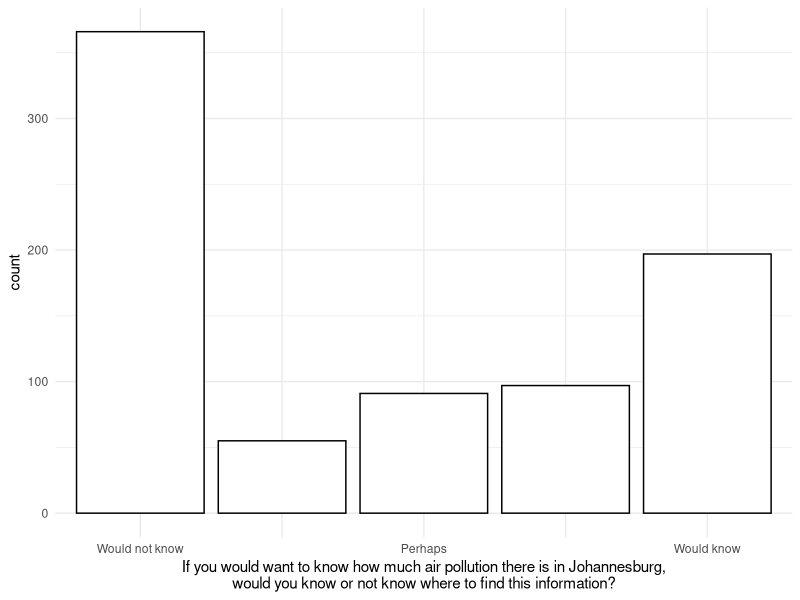
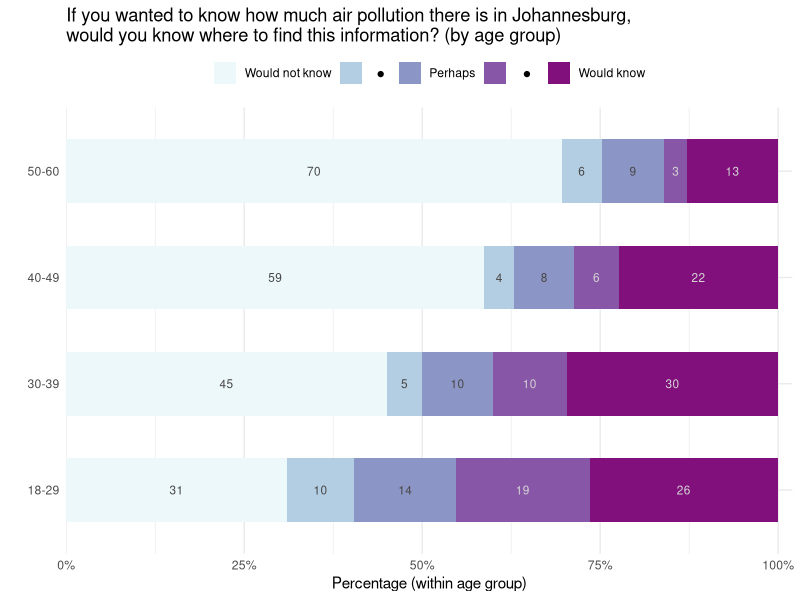
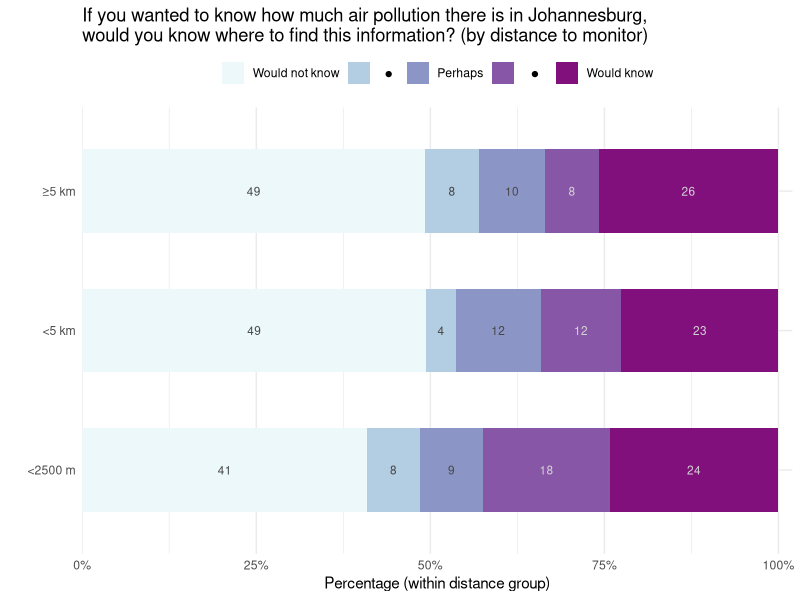
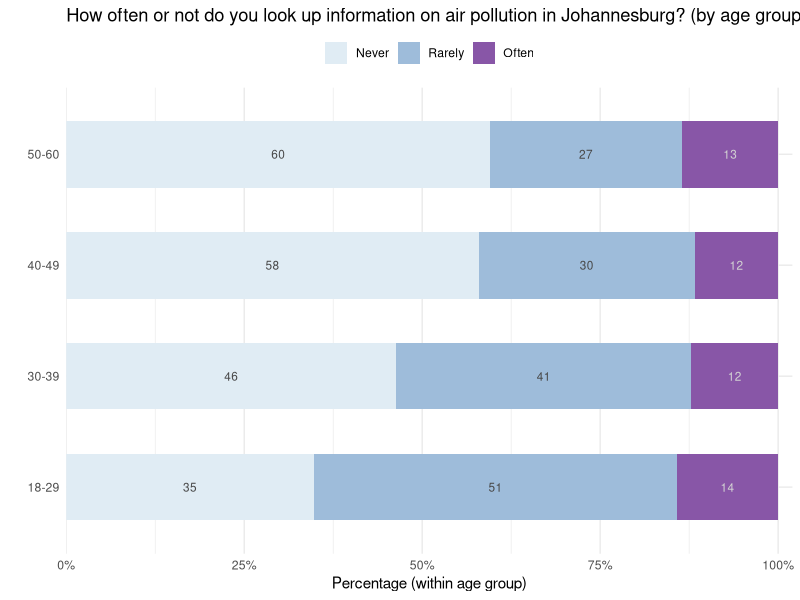
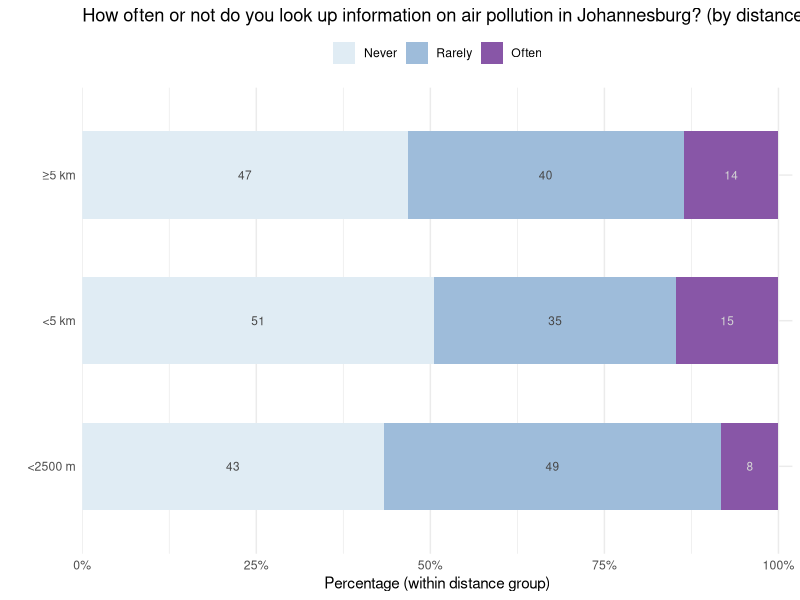
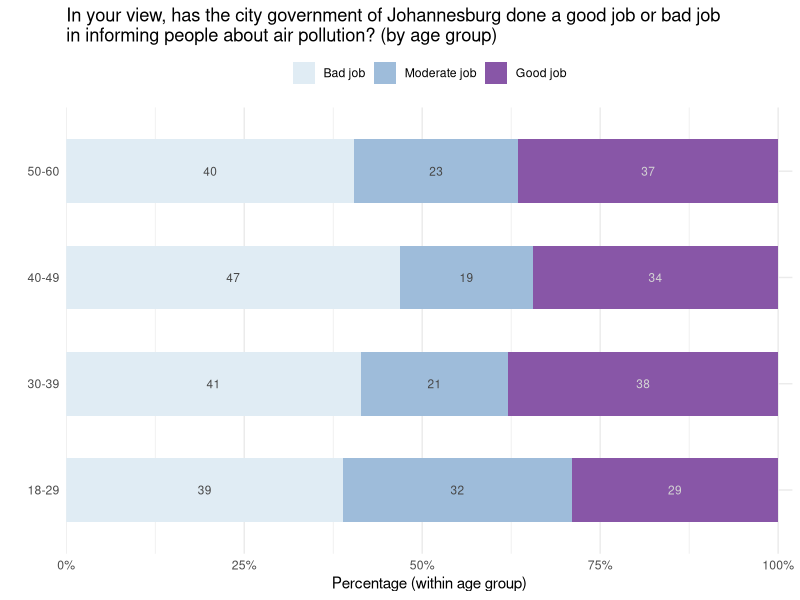
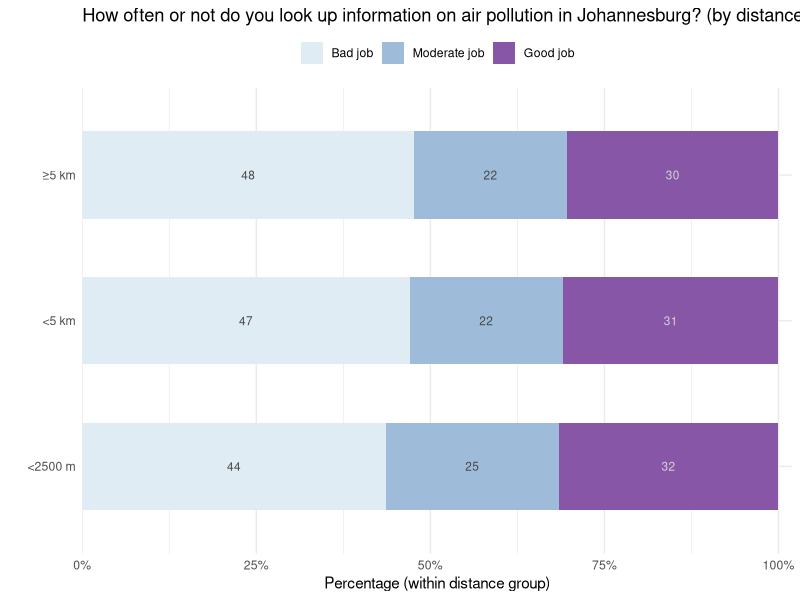
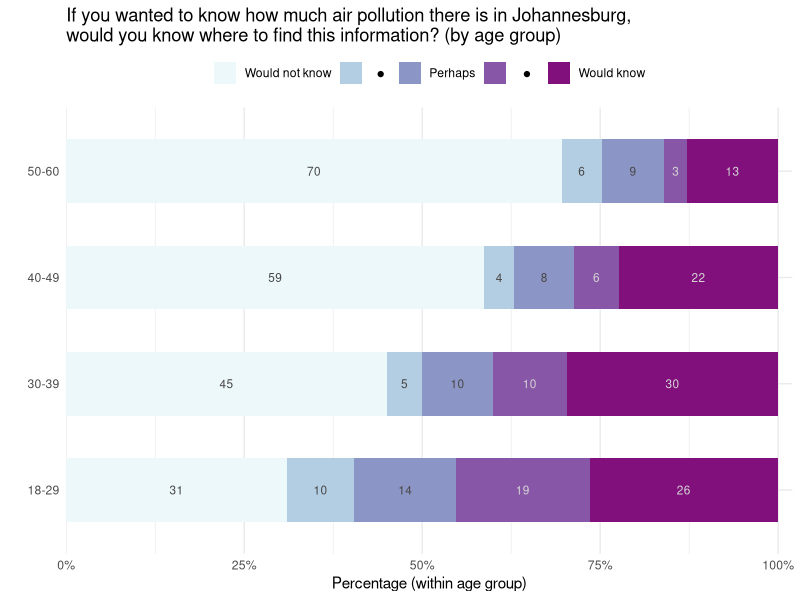

Here is the R script that generated these plots, in order:
## ---- chunk 1

# ## clean environment
# # rm(list = ls())
# 
# # Define which packages needed for analyses
# p_needed <-
#   c("tidyverse", "RColorBrewer", "scales")
# 
# # Check which packages are already installed on your computer
# packages <- rownames(installed.packages())
# 
# # Check which packages are not installed
# p_to_install <- p_needed[!(p_needed %in% packages)]
# 
# if (length(p_to_install) > 0) {
#   install.packages(p_to_install)
# }
# sapply(p_needed, require, character.only = TRUE)
# # 
# ## For replicability: session information 
# session_info <- print(sessionInfo())

library(tidyverse)
library(RColorBrewer)
library(scales)

## For replicability: session information 
session_info <- print(sessionInfo())

## ---- chunk 2
"%ni%" = Negate("%in%")

set.seed(123)

dataJoburg <- read.csv("data/data_joh_person_anon.csv")

## ---- chunk 3
# filter out straightlining for the policies "On days where air pollution is high..."

# Identify columns starting with "AM_GovAction_S"
gov_cols <- grep("^AM_GovAction_S", names(dataJoburg), value = TRUE)

# Calculate the row-wise standard deviation for these columns and filter out straightliners
dataJoburgFilter <- dataJoburg %>%
  mutate(gov_sd = apply(select(., all_of(gov_cols)), 1, sd, na.rm = TRUE)) %>%
  filter(gov_sd != 0) %>%
  select(-gov_sd)

# filter out sl for the effect of more monitoring "More measurements would..."

# Identify columns starting with "AM_effect"
effect_cols <- grep("^AM_effect", names(dataJoburg), value = TRUE)

# Calculate the row-wise standard deviation for these columns and filter out straightliners
dataJoburgFilter2 <- dataJoburgFilter %>%
  mutate(effect_sd = apply(select(., all_of(effect_cols)), 1, sd, na.rm = TRUE)) %>%
  filter(effect_sd != 0) %>%
  select(-effect_sd)

dataJoburg <- dataJoburgFilter2

dataJoburg <- subset(dataJoburg, quota_gender.0 %in% c(1,2))
dataJoburg <- subset(dataJoburg, !is.na(quota_gender.0))

dataJoburg$gender <- ifelse(dataJoburg$quota_gender.0 == 1, "male",
                            "female")

# add distance to nearest monitor
distances <- read.csv("revisions/distanceToAQM.csv")

dataJoburg <- merge(dataJoburg, distances, by.x = "X", by.y = "idQualtrix", all.x = T)

## ---- chunk 4

dataJoburg <- dataJoburg %>%
  mutate(AM_Knowlg_1F = factor(recode(AM_Knowlg_1,
                                  `1` = "Would not know",
                                  `2` = " ",
                                  `3` = "Perhaps",
                                  `4` = "  ",
                                  `5` = "Would know"),
                               levels = c("Would not know", " ", "Perhaps", "  ", "Would know"),
                               ordered = TRUE))

dataJoburg$age_group_cat <- ifelse(dataJoburg$quota_age_ == "1", "18-29",
                                 ifelse(dataJoburg$quota_age_ == "2", "30-39",
                                        ifelse(dataJoburg$quota_age_ == "3", "40-49",
                                               ifelse(dataJoburg$quota_age_ == "4", "50-60", NA))))

dataJoburg %>%
  filter(!is.na(AM_Knowlg_1F)) %>%
  ggplot(aes(x = AM_Knowlg_1F))+
  labs(x = "If you would want to know how much air pollution there is in Johannesburg,\nwould you know or not know where to find this information?")+
  geom_histogram(stat = "count", binwidth = 1, col = "black", fill = "white")+
  theme_minimal()


### horizontal, nicer looking graphs for first descriptive questions

## summarise
# 1) counts + within-age percentages
knowledge <- dataJoburg %>%
  filter(!is.na(AM_Knowlg_1), !is.na(age_group_cat)) %>% 
  group_by(age_group_cat, AM_Knowlg_1) %>%
  summarise(count = n(), .groups = "drop_last") %>%
  group_by(age_group_cat) %>%
  mutate(
    share = count / sum(count),
    label = round(share * 100)
  ) %>%
  ungroup()

# 2) text color per response category
knowledge <- knowledge %>%
  mutate(
    text_color = case_when(
      AM_Knowlg_1 %in% c("5", "4") ~ "lightgrey",
      TRUE                        ~ "grey28"
    )
  )

# 3) ordered/relabeled factor for plotting
knowledge <- knowledge %>%
  mutate(
    AM_Knowlg_1_cat = factor(
      AM_Knowlg_1,
      levels = c("5", "4", "3", "2", "1"),
      labels = c("Would know", "   ●   ", "Perhaps", "  ●  ", "Would not know"),
      ordered = TRUE
    )
  )

# 4) plot: 100% stacked bars per age group
p1 <- ggplot(knowledge, aes(x = age_group_cat, y = share, fill = AM_Knowlg_1_cat)) +
  geom_col(width = 0.6) +
  geom_text(
    aes(
      # show %; or keep `label` if you prefer integers
      label = paste0(round(share * 100)),
      group = AM_Knowlg_1_cat,   # <- key: align text with the stacked groups
      color = text_color
    ),
    position = position_stack(vjust = 0.5),
    size = 3,
    na.rm = TRUE
  ) +
  scale_color_identity() +
  coord_flip() +
  scale_y_continuous(
    labels = scales::percent_format(accuracy = 1),
    expand = expansion(mult = c(0, 0.02))
  ) +
  scale_fill_manual(
    values = RColorBrewer::brewer.pal(5, "BuPu"),
    limits = rev(c("Would know", "   ●   ", "Perhaps", "  ●  ", "Would not know"))
  ) +
  labs(
    x = "",
    y = "Percentage (within age group)",
    fill = "Response",
    title = "If you wanted to know how much air pollution there is in Johannesburg,\nwould you know where to find this information? (by age group)"
  ) +
  theme_minimal() +
  theme(
    legend.position = "top",
    legend.title = element_blank()
  )

p1

ggsave(plot = p1, filename = paste("revisions/plots/knowledgeAge.png", sep = ""),
       dpi=600, width = 18, height = 10, units='cm')

lm(AM_Knowlg_1~quota_age_ + quota_education + gender + distanceNearestM, data = dataJoburg) %>% summary(.)

## ---- chunk 5

dataJoburg <- dataJoburg %>%
  mutate(
    distance_group = case_when(
      distanceNearestM < 2500              ~ "<2500 m",
      distanceNearestM < 5000 & distanceNearestM > 2500              ~ "<5 km",
      distanceNearestM >= 5000             ~ "≥5 km",
      TRUE                         ~ NA_character_
    ),
    distance_group = factor(distance_group, levels = c("<2500 m", "<5 km","≥5 km"), ordered = TRUE)
  )

# 1) counts + within-distance percentages
knowledge <- dataJoburg %>%
  filter(!is.na(AM_Knowlg_1), !is.na(distance_group)) %>% 
  group_by(distance_group, AM_Knowlg_1) %>%
  summarise(count = n(), .groups = "drop_last") %>%
  group_by(distance_group) %>%
  mutate(
    share = count / sum(count),
    label = round(share * 100)
  ) %>%
  ungroup()

# 2) text color per response category
knowledge <- knowledge %>%
  mutate(
    text_color = case_when(
      AM_Knowlg_1 %in% c("5", "4") ~ "lightgrey",
      TRUE                         ~ "grey28"
    ),
    # 3) ordered/relabeled factor for plotting
    AM_Knowlg_1_cat = factor(
      AM_Knowlg_1,
      levels = c("5", "4", "3", "2", "1"),
      labels = c("Would know", "   ●   ", "Perhaps", "  ●  ", "Would not know"),
      ordered = TRUE
    )
  )

# 4) plot: 100% stacked bars by distance group
pDis <- ggplot(knowledge, aes(x = distance_group, y = share, fill = AM_Knowlg_1_cat)) +
  geom_col(width = 0.6) +
  geom_text(
    aes(
      label = label,                 # or paste0(label, "%")
      group = AM_Knowlg_1_cat,       # align labels with stacks
      color = text_color
    ),
    position = position_stack(vjust = 0.5),
    size = 3, na.rm = TRUE
  ) +
  scale_color_identity() +
  coord_flip() +
  scale_y_continuous(
    labels = percent_format(accuracy = 1),
    expand = expansion(mult = c(0, 0.02))
  ) +
  scale_fill_manual(
    values = RColorBrewer::brewer.pal(5, "BuPu"),
    limits = rev(c("Would know", "   ●   ", "Perhaps", "  ●  ", "Would not know"))
  ) +
  labs(
    x = "",
    y = "Percentage (within distance group)",
    fill = "Response",
    title = "If you wanted to know how much air pollution there is in Johannesburg,\nwould you know where to find this information? (by distance to monitor)"
  ) +
  theme_minimal() +
  theme(
    legend.position = "top",
    legend.title = element_blank()
  )

pDis

ggsave(plot = pDis, filename = paste("revisions/plots/knowledgeDistance.png", sep = ""),
       dpi=600, width = 18, height = 10, units='cm')


## ---- chunk 6

# 1) counts + within-age percentages
freqJ <- dataJoburg %>%
  filter(!is.na(AM_Freq), !is.na(age_group_cat)) %>% 
  group_by(age_group_cat, AM_Freq) %>%
  summarise(count = n(), .groups = "drop_last") %>%
  group_by(age_group_cat) %>%
  mutate(
    share = count / sum(count),
    label = round(share * 100)
  ) %>%
  ungroup() %>%
  # 2) text color per response category
  mutate(
    text_color = case_when(
      AM_Freq %in% c("3") ~ "lightgrey",  # light text for darkest fill
      TRUE                ~ "grey28"
    ),
    # 3) ordered/relabeled factor for plotting
    AM_Freq_cat = factor(
      AM_Freq,
      levels = c("3", "2", "1"),
      labels = c("Often", "Rarely", "Never"),
      ordered = TRUE
    )
  )

# 4) plot: 100% stacked bars per age group
p2 <- ggplot(freqJ, aes(x = age_group_cat, y = share, fill = AM_Freq_cat)) +
  geom_col(width = 0.6) +
  geom_text(
    aes(
      label = label,              # or paste0(label, "%") if you want the % sign
      group = AM_Freq_cat,        # <- keeps labels centered in their stack
      color = text_color
    ),
    position = position_stack(vjust = 0.5),
    size = 3,
    na.rm = TRUE
  ) +
  scale_color_identity() +
  coord_flip() +
  scale_y_continuous(
    labels = percent_format(accuracy = 1),
    expand = expansion(mult = c(0, 0.02))
  ) +
  scale_fill_manual(
    values = brewer.pal(3, "BuPu"),
    limits = rev(c("Often", "Rarely", "Never"))
  ) +
  labs(
    x = "",
    y = "Percentage (within age group)",
    fill = "Response",
    title = "How often or not do you look up information on air pollution in Johannesburg? (by age group)"
  ) +
  theme_minimal() +
  theme(
    legend.position = "top",
    legend.title = element_blank()
  )

p2

lm(AM_Freq~quota_age_ + quota_education + gender + distanceNearestM, data = dataJoburg) %>% summary(.)

ggsave(plot = p2, filename = paste("revisions/plots/frequencyAge.png", sep = ""),
       dpi=600, width = 18, height = 10, units='cm')

## ---- chunk 7

dataJoburg <- dataJoburg %>%
  mutate(
    distance_group = case_when(
      distanceNearestM < 2500              ~ "<2500 m",
      distanceNearestM < 5000 & distanceNearestM > 2500              ~ "<5 km",
      distanceNearestM >= 5000             ~ "≥5 km",
      TRUE                         ~ NA_character_
    ),
    distance_group = factor(distance_group, levels = c("<2500 m", "<5 km","≥5 km"), ordered = TRUE)
  )

freqJ <- dataJoburg %>%
  filter(!is.na(AM_Freq), !is.na(distance_group)) %>% 
  group_by(distance_group, AM_Freq) %>%
  summarise(count = n(), .groups = "drop_last") %>%
  group_by(distance_group) %>%
  mutate(
    share = count / sum(count),
    label = round(share * 100)
  ) %>%
  ungroup() %>%
  # 2) text color per response category
  mutate(
    text_color = case_when(
      AM_Freq %in% c("3") ~ "lightgrey",  # light text for darkest fill
      TRUE                ~ "grey28"
    ),
    # 3) ordered/relabeled factor for plotting
    AM_Freq_cat = factor(
      AM_Freq,
      levels = c("3", "2", "1"),
      labels = c("Often", "Rarely", "Never"),
      ordered = TRUE
    )
  )


# 4) plot: 100% stacked bars by distance group
pDis <- ggplot(freqJ, aes(x = distance_group, y = share, fill = AM_Freq_cat)) +
  geom_col(width = 0.6) +
  geom_text(
    aes(
      label = label,                 # or paste0(label, "%")
      group = AM_Freq_cat,       # align labels with stacks
      color = text_color
    ),
    position = position_stack(vjust = 0.5),
    size = 3, na.rm = TRUE
  ) +
  scale_color_identity() +
  coord_flip() +
  scale_y_continuous(
    labels = percent_format(accuracy = 1),
    expand = expansion(mult = c(0, 0.02))
  ) +
  scale_fill_manual(
      values = brewer.pal(3, "BuPu"),
      limits = rev(c("Often", "Rarely", "Never"))
    ) +  labs(
    x = "",
    y = "Percentage (within distance group)",
    fill = "Response",
    title = "How often or not do you look up information on air pollution in Johannesburg? (by distance to monitor)"
  ) +
  theme_minimal() +
  theme(
    legend.position = "top",
    legend.title = element_blank()
  )

pDis

ggsave(plot = pDis, filename = paste("revisions/plots/frequencyDistance.png", sep = ""),
       dpi=600, width = 18, height = 10, units='cm')


## ---- chunk 8

# 1) counts + within-age percentages
satisfaction <- dataJoburg %>%
  filter(!is.na(AM_Perc), !is.na(age_group_cat)) %>% 
  group_by(age_group_cat, AM_Perc) %>%
  summarise(count = n(), .groups = "drop_last") %>%
  group_by(age_group_cat) %>%
  mutate(
    share = count / sum(count),
    label = round(share * 100)
  ) %>%
  ungroup() %>%
  # 2) text color + factor relabel
  mutate(
    text_color = case_when(
      AM_Perc %in% c("3") ~ "lightgrey",   # light text for darkest fill
      TRUE                ~ "grey28"
    ),
    AM_Perc_cat = factor(
      AM_Perc,
      levels = c("3", "2", "1"),           # reverse order
      labels = c("Good job", "Moderate job", "Bad job"),
      ordered = TRUE
    )
  )

# 3) plot: 100% stacked bars per age group
p3 <- ggplot(satisfaction, aes(x = age_group_cat, y = share, fill = AM_Perc_cat)) +
  geom_col(width = 0.6) +
  geom_text(
    aes(
      label = label,              # or paste0(label, "%") for the % sign
      group = AM_Perc_cat,        # keep labels centered on their stack
      color = text_color
    ),
    position = position_stack(vjust = 0.5),
    size = 3,
    na.rm = TRUE
  ) +
  scale_color_identity() +
  coord_flip() +
  scale_y_continuous(
    labels = percent_format(accuracy = 1),
    expand = expansion(mult = c(0, 0.02))
  ) +
  scale_fill_manual(
    values = brewer.pal(3, "BuPu"),
    limits = rev(c("Good job", "Moderate job", "Bad job"))
  ) +
  labs(
    x = "",
    y = "Percentage (within age group)",
    fill = "Response",
    title = "In your view, has the city government of Johannesburg done a good job or bad job\nin informing people about air pollution? (by age group)"
  ) +
  theme_minimal() +
  theme(
    legend.position = "top",
    legend.title = element_blank()
  )

p3

ggsave(plot = p3, filename = paste("revisions/plots/satisfactionAge.png", sep = ""),
       dpi=600, width = 18, height = 10, units='cm')

lm(AM_Perc~quota_age_ + quota_education + gender + distanceNearestM, data = dataJoburg) %>% summary(.)

## ---- chunk 9

dataJoburg <- dataJoburg %>%
  mutate(
    distance_group = case_when(
      distanceNearestM < 2500              ~ "<2500 m",
      distanceNearestM < 5000 & distanceNearestM > 2500              ~ "<5 km",
      distanceNearestM >= 5000             ~ "≥5 km",
      TRUE                         ~ NA_character_
    ),
    distance_group = factor(distance_group, levels = c("<2500 m", "<5 km","≥5 km"), ordered = TRUE)
  )

satisfaction <- dataJoburg %>%
  filter(!is.na(AM_Perc), !is.na(distance_group)) %>% 
  group_by(distance_group, AM_Perc) %>%
  summarise(count = n(), .groups = "drop_last") %>%
  group_by(distance_group) %>%
  mutate(
    share = count / sum(count),
    label = round(share * 100)
  ) %>%
  ungroup() %>%
  # 2) text color + factor relabel
  mutate(
    text_color = case_when(
      AM_Perc %in% c("3") ~ "lightgrey",   # light text for darkest fill
      TRUE                ~ "grey28"
    ),
    AM_Perc_cat = factor(
      AM_Perc,
      levels = c("3", "2", "1"),           # reverse order
      labels = c("Good job", "Moderate job", "Bad job"),
      ordered = TRUE
    )
  )

# 4) plot: 100% stacked bars by distance group
pDis <- ggplot(satisfaction, aes(x = distance_group, y = share, fill = AM_Perc_cat)) +
  geom_col(width = 0.6) +
  geom_text(
    aes(
      label = label,                 # or paste0(label, "%")
      group = AM_Perc_cat,       # align labels with stacks
      color = text_color
    ),
    position = position_stack(vjust = 0.5),
    size = 3, na.rm = TRUE
  ) +
  scale_color_identity() +
  coord_flip() +
  scale_y_continuous(
    labels = percent_format(accuracy = 1),
    expand = expansion(mult = c(0, 0.02))
  ) +
  scale_fill_manual(
    values = brewer.pal(3, "BuPu"),
    limits = rev(c("Good job", "Moderate job", "Bad job"))
  ) +
 labs(
    x = "",
    y = "Percentage (within distance group)",
    fill = "Response",
    title = "How often or not do you look up information on air pollution in Johannesburg? (by distance to monitor)"
  ) +
  theme_minimal() +
  theme(
    legend.position = "top",
    legend.title = element_blank()
  )

pDis

ggsave(plot = pDis, filename = paste("revisions/plots/satisfactionDistance.png", sep = ""),
       dpi=600, width = 18, height = 10, units='cm')

